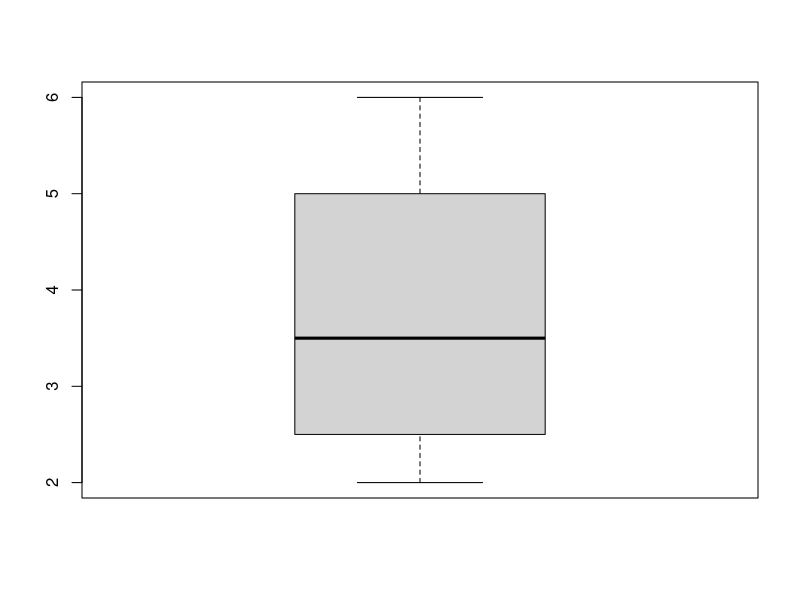

Write R code to recreate this figure.
############################################################################

# Course:  Introduction to R
# Author:  Wolfgang Viechtbauer (https://www.wvbauer.com)
# License: CC BY-NC-SA 4.0
#
# last updated: 2024-05-02

############################################################################

# start RStudio

# open this script: Menu 'File' - Open File (or Ctrl+o / Command+o)

# elements ('panes') of RStudio:
# - top left:     Script Editor
# - bottom left:  Console
# - top right:    Environment, Command History, Connections
# - bottom right: File Browser, Plots, Packages, Help, Viewer

# first check that it says "R version 4.4.0" in the Console; if not, you do
# not have the current version of R installed (ideally you should update,
# especially if the version you have installed is quite old ...)

############################################################################

# using R interactively

# click on the Console (bottom left pane) and type in:

x <- c(4,2,3,6)
mean(x)

# x <- c(4,2,3,6) means: combine the numbers 4, 2, 3, and 6 (into a 'vector')
# and put this collection of numbers into an object called 'x'

# to see the contents of an object, just type its name

x

# that is in fact just a shortcut for using the print() function

print(x)

# note: object 'x' is listed under 'Environment' in RStudio (top right pane)

# the 'Environment' lists all objects in your 'workspace'; these can be simple
# things like 'x', datasets, the results from some statistical analysis, etc.

# try out tab completion (works in the Console and Editor):
# - type 'box' - should get a list with possible matches (may have to hit tab)
# - type 'p' - now 'boxplot' should be the first option
# - hit tab (or enter); should complete to 'boxplot'
# - now complete with '(x)' so we get

boxplot(x)

# in the Console, the up/down arrows scroll through your 'command history';
# hit Escape to stop showing commands from your command history

############################################################################

# running commands from a script file

# you can run a command from the script by putting the cursor in the same line
# as the command and then using the keyboard shortcut:
# - Windows: Ctrl+Enter
# - macOS:   Command+Enter
#
# try this out with the x <- c(4,2,3,6) and mean(x) lines above
#
# note that the cursor automatically moves to the next line each time you use
# the shortcut, so this way you can quickly run through a bunch of commands
#
# you can also select/highlight multiple lines and run them all at once
#
# note: tab completion and running commands from the script will not work if
# RStudio doesn't recognize that you are working with an R script (e.g., if
# the file extension is .txt instead of .r or .R); you can manually change the
# file type at the bottom right corner of the script editor (change it to 'R
# Script') but the more appropriate fix is to change the file extension (to .r
# or .R); under the 'File' menu, you can use 'Rename' to do so

############################################################################

# nesting of commands

vx <- var(x)
vx
sqrt(vx)

sqrt(var(x))

# so one can nest multiple commands inside of each other

# list objects in the environment (see also 'Environment' in RStudio)

ls()

# remove objects

rm(x, vx)

# now what are the objects in the environment?

ls()

# character(0) stands for an empty 'character vector' (more on this later)

# close R/RStudio (remember to choose 'no' when asked to save the workspace)

quit()

# or just close the window

# to avoid the prompt for saving the workspace when closing R/RStudio

quit(save="no")

############################################################################

# restart RStudio

# the script should automatically load (i.e., RStudio automatically reopens
# the script(s) you last worked on)

# list objects in the environment

ls()

# if ls() shows lots of objects in your workspace, then apparently you saved
# the workspace at some point in the past; RStudio automatically restores it

# to remove all objects from your workspace

rm(list=ls())

# (can also go to Menu 'Session' - 'Clear Workspace')

# to delete the (hidden) file that contains the workspace

unlink(".RData")

# my recommendations:
# Menu 'Tools' - 'Global Options':
# - uncheck 'Restore .RData into workspace at startup'
# - set 'Save workspace to .RData on exit' to 'Never'

# depending on your computer / OS, double-clicking on an .r (.R) file can
# automatically load an R script in RStudio (you might have to configure your
# computer first to always use RStudio for opening .r (.R) files)

############################################################################

# working directory

# the 'working directory' is the directory (i.e., folder) where R will look
# for files (e.g., datasets you want to load) or where it will save files to
# (e.g., graphs you want to save so that they can be imported into a paper or
# presentation; we will learn how to do this later on)

# check your working directory

getwd()

# if this is *not* the directory/folder where you put the course materials:
#
# Menu 'Session' - 'Set Working Directory' - 'To Source File Location'
#
# this sets the working directory to the location of the script (note that
# this actually runs the setwd() command with the correct location)

# check your working directory again

getwd()

# another approach: in the 'Files' tab in the bottom right pane, click your
# way to the directory/folder with the materials, then click 'More' (or the
# symbol that looks like a gear), and select 'Set As Working Directory'

# don't forget to save the script once in a while (Ctrl+s / Command+s) and add
# comments to the script as needed

############################################################################
